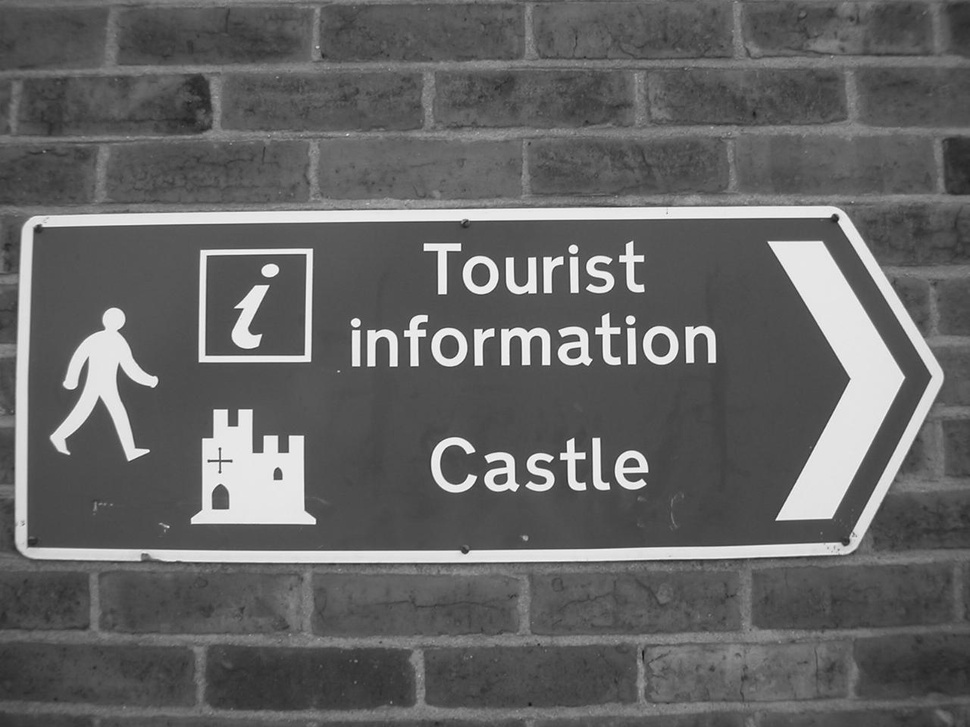
#> input picture Imagens/castle.jpg, 970 x 727 px, shrunk from 1280 x 960 before the run, found by its file name
$ python exemplo3a.py
#> lines starting #> are read from the running program, lines starting #| are printed output that depends on the picture
import cv2
import numpy as np
from matplotlib import pyplot as plt

I1 = cv2.imread('./Imagens/castle.jpg', cv2.IMREAD_GRAYSCALE)
#> I1 is the input picture: shape (727, 970); min 20, max 255, mean 100.5

# altera¸c~ao de contraste
alfa = 1.1
I2 = cv2.multiply(I1, alfa)
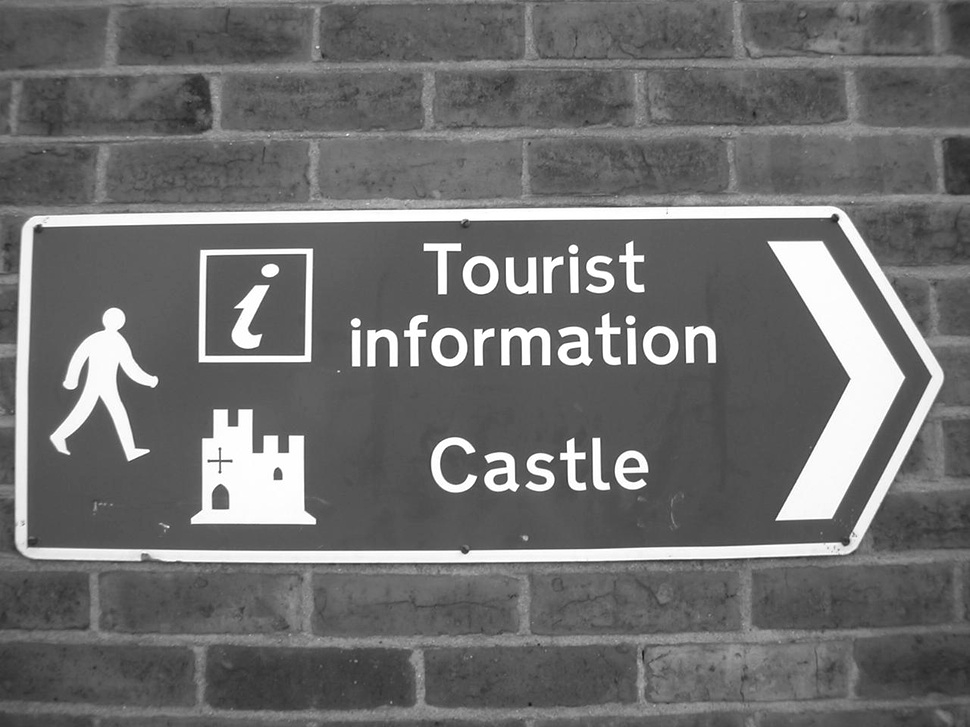
#> I2: shape (727, 970); min 22, max 255, mean 110.4


# apresenta imagens na tela
cv2.imshow('Imagem original', I1)
cv2.imshow('Imagem processada', I2)
cv2.waitKey(0)


# histograma
hist1 = cv2.calcHist([I1], [0], None, [256], [0, 256])
#> hist1 = 256 values, max 26560 at index 80, min 0 at index 0, mean 2754.6
hist2 = cv2.calcHist([I2],[0], None, [256], [0,256])
#> hist2 = 256 values, max 26560 at index 88, min 0 at index 0, mean 2754.6

# apresenta histograma
plt.bar(np.arange(0,256), hist1[:,0])
plt.bar(np.arange(0,256), hist2[:,0])
plt.xlim([0,255])
plt.title('Histograma')
plt.ylabel('Contagem dos pixels')
plt.xlabel('Valores do pixels')
plt.show()
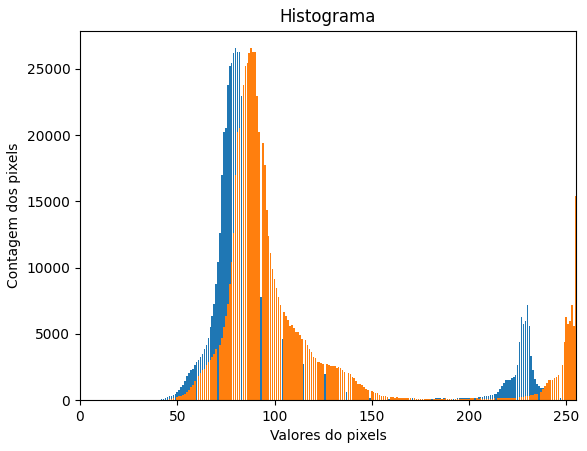
#> figure drawn by matplotlib, 1 panel; tallest bar 26560 high, from x = 79.6 to 80.4; tallest bar 26560 high, from x = 87.6 to 88.4
cv2.waitKey(0)

$ run again, with Imagens/Burrinhos.jpg copied over Imagens/castle.jpg
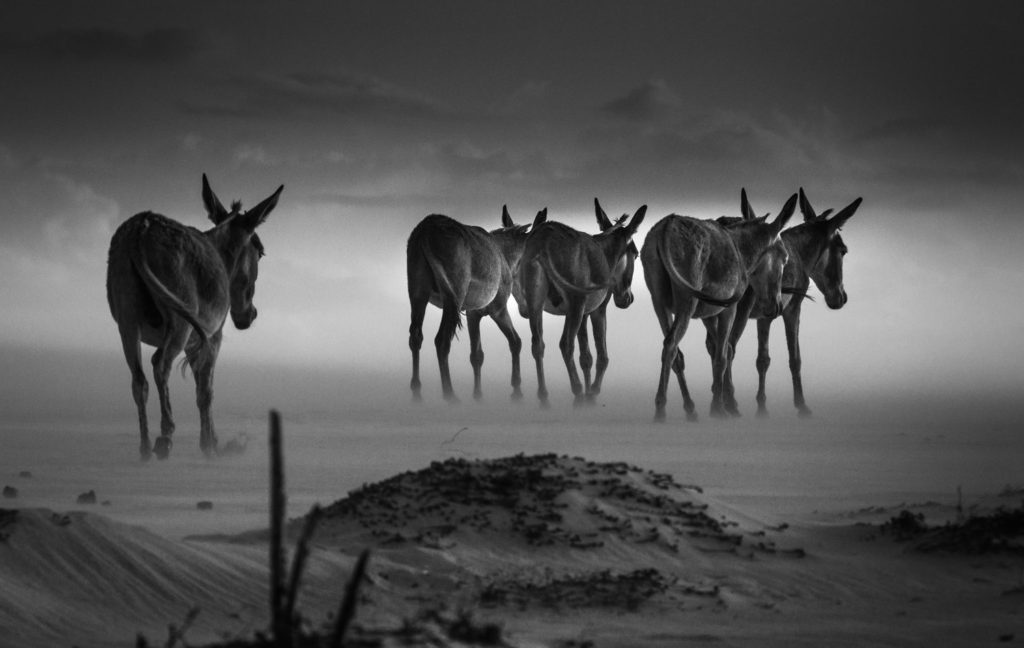
#> input picture Imagens/Burrinhos.jpg, 1024 x 648 px, found by its file name
#> I1 is the input picture: shape (648, 1024); min 0, max 255, mean 83.7
#> hist1 = 256 values, max 11669 at index 55, min 3 at index 0, mean 2592
#> hist2 = 256 values, max 11669 at index 61, min 0 at index 5, mean 2592
#> `plt.show()`:
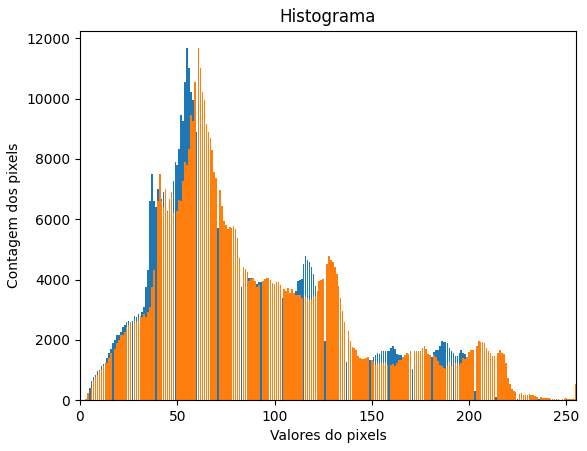
#> figure drawn by matplotlib, 1 panel; tallest bar 11669 high, from x = 54.6 to 55.4; tallest bar 11669 high, from x = 60.6 to 61.4
